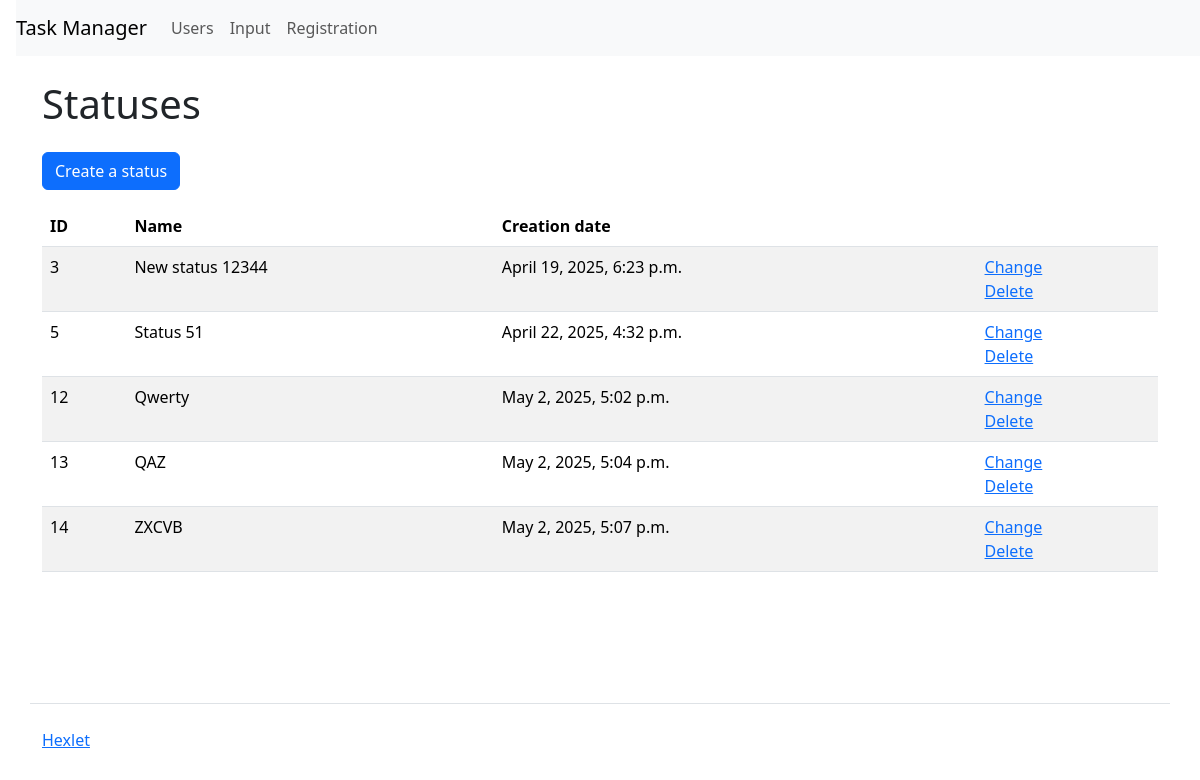
Screenshot of /statuses/ with the database file from the repository.
### task_manager/statuses/models.py (models this page shows, shortened)
class Statuses(models.Model):
    name = models.TextField(max_length=150, verbose_name=_('Name'))
    created_at = models.DateTimeField(auto_now_add=True, verbose_name=_('Creation date'))
    updated_at = models.DateTimeField(auto_now=True, verbose_name=_('Update date'))

### task_manager/statuses/views.py (the view)
# urls.py: path('', views.IndexView.as_view(), name='index'),
class IndexView(View):
    def get(self, request, *args, **kwargs):
        statuses = Statuses.objects.all()
        return render(request, 'statuses/index.html', context={
           'name': _('Statuses'),
            'statuses': statuses,
        })

### task_manager/templates/statuses/index.html
{% extends "index.html" %}
{% load i18n %}
{% block context %}
<a class="btn btn-primary mb-3" href="/statuses/create/" role="button">{% translate 'Create a status' %}</a>
<table class="table table-striped">
    <thead>
      <tr>
        <th>{% translate 'ID' %}</th>
        <th>{% translate 'Name' %}</th>
        <th>{% translate 'Creation date' %}</th>
        <th></th>
      </tr>
    </thead>
    <tbody>
      {% if statuses %}
      {% for status in statuses %}
        <tr>
          <td>{{ status.id }}</td>
          <td>{{ status.name }}</td>
          <td>{{ status.created_at }}</td>
          <td>
            <a href="/statuses/{{ status.id }}/update/">{% translate 'Сhange' %}</a>
            <br>
            <a href="/statuses/{{ status.id }}/delete/">{% translate 'Delete' %}</a>
          </td>
        </tr>
      {% endfor %}
      {% endif %}
    </tbody>
  </table>
{% endblock %}

### rows the page displays
Statuses: id "3", name "New status 12344", created_at "April 19, 2025, 6:23 p.m."
Statuses: id "5", name "Status 51", created_at "April 22, 2025, 4:32 p.m."
Statuses: id "12", name "Qwerty", created_at "May 2, 2025, 5:02 p.m."
Statuses: id "13", name "QAZ", created_at "May 2, 2025, 5:04 p.m."
Statuses: id "14", name "ZXCVB", created_at "May 2, 2025, 5:07 p.m."

### other values shown
{{ name }} "Statuses"
